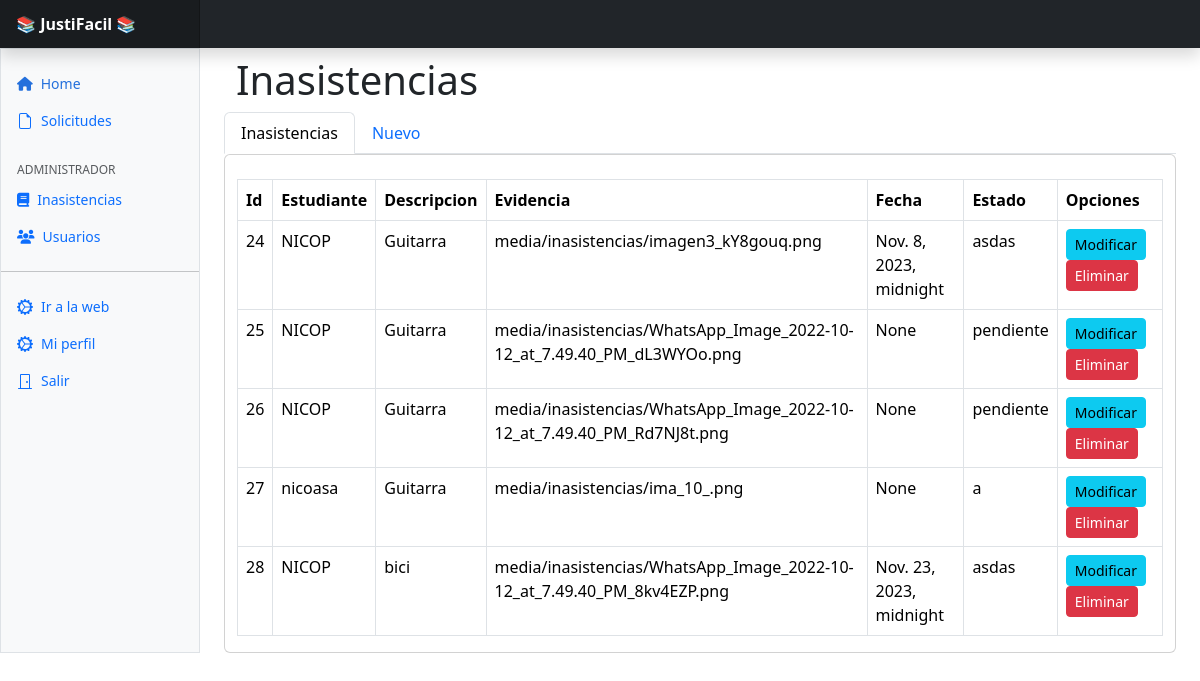
The app's page /administrador/inasistencia/, older data.
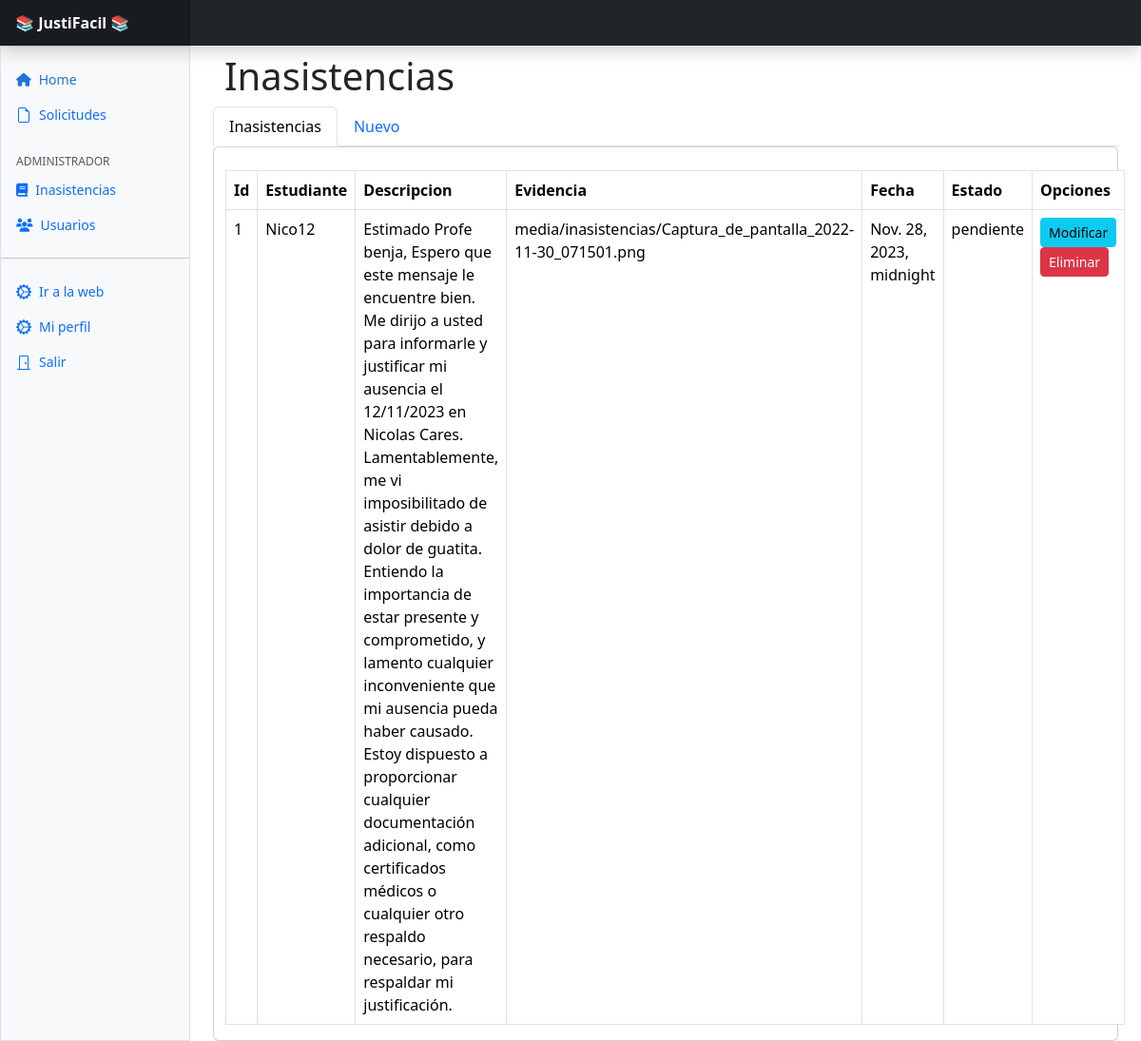
The same page, newer data.
### Inicio/models.py (models this page shows, shortened)
class Inasistencia(models.Model):
    estudiante =  models.ForeignKey('auth.User', on_delete=models.CASCADE)
    descripcion = models.CharField(max_length=300)
    imagen = models.ImageField(upload_to='media/inasistencias', null=True)
    fecha = models.DateTimeField(null=True)
    estado = models.CharField(max_length=10, choices=settings.ESTADOS, default='pendiente')

### Inicio/routes/viewsAdmin.py (the view)
# urls.py: path('administrador/inasistencia/', viewsAdmin.admin_lista_inasistencia, name='admin_lista_inasistencia'),
def admin_lista_inasistencia(request):
    inasistencias = Inasistencia.objects.all()
    return render(request, 'administrador/inasistencia/lista.html', {'inasistencias': inasistencias})

### Inicio/templates/administrador/inasistencia/lista.html (shortened to what this page needs)
{% extends 'layouts/admin/app.html' %}
{% load static %}
{% block contenido %}
  <div class="container">
    <div class="row">
      <h1 class="mt-2">Inasistencias</h1>
      <ul class="nav nav-tabs">
        <li class="nav-item">
          <a class="nav-link active" href="#">Inasistencias</a>
        </li>
        <li class="nav-item">
          <a class="nav-link" href="{% url 'admin_create_inasistencia' %}">Nuevo</a>
        </li>
      </ul>
      <div class="card">
        <table class="table table-bordered mt-4">
          <thead>
            <tr>
              <th scope="col">Id</th>
              <th scope="col">Estudiante</th>
              <th scope="col">Descripcion</th>
              <th scope="col">Evidencia</th>
              <th scope="col">Fecha</th>
              <th scope="col">Estado</th>
              <th scope="col">Opciones</th>
            </tr>
          </thead>
          <tbody>
            {% for inasistencia in inasistencias %}
              <tr>
                <td>{{ inasistencia.id }}</td>
                <td>{{ inasistencia.estudiante.username }}</td>
                <td>{{ inasistencia.descripcion }}</td>
                <td>{{ inasistencia.imagen }}</td>
                <td>{{ inasistencia.fecha }}</td>
                <td>{{ inasistencia.estado }}</td>
                <td>
                  <a href="{% url 'admin_edit_inasistencia' id=inasistencia.id %}" class="btn btn-info btn-sm">Modificar</a>
                  <a href="{% url 'admin_delete_inasistencia' id=inasistencia.id %}" class="btn btn-danger btn-sm">Eliminar</a>
                </td>
              </tr>
            {% endfor %}
          </tbody>
        </table>
      </div>
    </div>
  </div>
{% endblock %}

### Inicio/templates/layouts/admin/app.html (shortened to what this page needs)
{% extends 'layouts/admin/base.html' %}
{% load static %}
{% block css %}
  <link href="https://cdn.jsdelivr.net/npm/bootstrap-icons@1.10.5/font/bootstrap-icons.min.css" rel="stylesheet" />
  <link href="{% static 'css/admin.css' %}" rel="stylesheet" />
{% endblock %}
{% block app %}
  <header class="navbar sticky-top bg-dark flex-md-nowrap p-0 shadow" data-bs-theme="dark">
    <a class="navbar-brand col-md-3 col-lg-2 me-0 px-3 fs-6 text-white" href="#"><strong>📚 JustiFacil 📚</strong></a>
  </header>
  <div class="container-fluid">
    <div class="row">
      {% include 'layouts/admin/_menu.html' %}
      <main class="col-md-9 ms-sm-auto col-lg-10 px-md-4">
        {% block contenido %}
        {% endblock %}
      </main>
    </div>
  </div>
{% endblock %}

### Inicio/templates/layouts/admin/base.html (shortened to what this page needs)
{% load static %}
<!DOCTYPE html>
<html lang="en">
  <head>
    <link href="https://cdn.jsdelivr.net/npm/bootstrap@5.3.2/dist/css/bootstrap.min.css" rel="stylesheet" />
    <link rel="stylesheet" href="https://cdnjs.cloudflare.com/ajax/libs/font-awesome/6.4.2/css/all.min.css" />
    {% block css %}
    {% endblock %}
  </head>
  <body>
    {% block app %}
    {% endblock %}
  </body>
</html>

### Inicio/templates/layouts/admin/_menu.html (shortened to what this page needs)
<div class="sidebar border border-right col-md-3 col-lg-2 p-0 bg-body-tertiary">
  <div class="offcanvas-md offcanvas-start bg-body-tertiary" tabindex="-1" id="sidebarMenu" aria-labelledby="sidebarMenuLabel">
    <div class="offcanvas-body d-md-flex flex-column p-0 pt-lg-3 overflow-y-auto">
      <ul class="nav flex-column">
        <li class="nav-item">
          <a class="nav-link d-flex align-items-center gap-2 active" aria-current="page" href="{% url 'admin_index' %}"><div class="fas fa-home"></div>Home</a>
        </li>
        <li class="nav-item">
          <a class="nav-link d-flex align-items-center gap-2" href="#">
            <svg class="bi">
              <use xlink:href="#file-earmark" />
            </svg>Solicitudes
          </a>
        </li>
      </ul>
      <h6 class="sidebar-heading d-flex justify-content-between align-items-center px-3 mt-4 mb-1 text-body-secondary text-uppercase"><span>Administrador</span></h6>
      <ul class="nav flex-column mb-auto">
        <li class="nav-item">
          <a class="nav-link d-flex align-items-center gap-2" href="{% url 'admin_lista_inasistencia' %}">
            <i class="fa fa-book"></i>
            Inasistencias
          </a>
        </li>
        <li class="nav-item">
          <a class="nav-link d-flex align-items-center gap-2" href="{% url 'admin_lista_usuario' %}">
            <i class="fa fa-users"></i>
            Usuarios
          </a>
        </li>
      </ul>
      <hr class="my-3" />
      <ul class="nav flex-column mb-auto">
        <li class="nav-item">
          <a class="nav-link d-flex align-items-center gap-2" href="{% url 'home' %}">
            <svg class="bi">
              <use xlink:href="#gear-wide-connected" />
            </svg>Ir a la web
          </a>
        </li>
        <li class="nav-item">
          <a class="nav-link d-flex align-items-center gap-2" href="{% url 'logout' %}">
            <svg class="bi">
              <use xlink:href="#gear-wide-connected" />
            </svg>Mi perfil
          </a>
        </li>
        <li class="nav-item">
          <a class="nav-link d-flex align-items-center gap-2" href="{% url 'logout' %}">
            <svg class="bi">
              <use xlink:href="#door-closed" />
            </svg>Salir
          </a>
        </li>
      </ul>
    </div>
  </div>
</div>

### Inicio/templates/layouts/admin/app.html (style rules this page uses)
.bi { vertical-align: -0.125em; fill: currentColor; }

Row changes from the older to the newer data that the page shows:
removed Inasistencia: id "24", estudiante.username "NICOP", descripcion "Guitarra", imagen "media/inasistencias/imagen3_kY8gouq.png", fecha "Nov. 8, 2023, midnight", estado "asdas"
removed Inasistencia: id "25", estudiante.username "NICOP", descripcion "Guitarra", imagen "media/inasistencias/WhatsApp_Image_2022-10-12_at_7.49.40_PM_dL3WYOo.png", fecha "None", estado "pendiente"
removed Inasistencia: id "26", estudiante.username "NICOP", descripcion "Guitarra", imagen "media/inasistencias/WhatsApp_Image_2022-10-12_at_7.49.40_PM_Rd7NJ8t.png", fecha "None", estado "pendiente"
removed Inasistencia: id "27", estudiante.username "nicoasa", descripcion "Guitarra", imagen "media/inasistencias/ima_10_.png", fecha "None", estado "a"
removed Inasistencia: id "28", estudiante.username "NICOP", descripcion "bici", imagen "media/inasistencias/WhatsApp_Image_2022-10-12_at_7.49.40_PM_8kv4EZP.png", fecha "Nov. 23, 2023, midnight", estado "asdas"
added Inasistencia: id "1", estudiante.username "Nico12", descripcion "Estimado Profe benja, Espero que este mensaje le encuentre bien. Me dirijo a usted para informarle y justificar mi ausencia el 12/11/2023 en Nicolas Cares. Lamentablemente, me vi imposibilitado de asistir debido a dolor de guatita. Entiendo la importancia de estar presente y comprometido, y lamento cualquier inconveniente que mi ausencia pueda haber causado. Estoy dispuesto a proporcionar cualquier documentación adicional, como certificados médicos o cualquier otro respaldo necesario, para respaldar mi justificación.", imagen "media/inasistencias/Captura_de_pantalla_2022-11-30_071501.png", fecha "Nov. 28, 2023, midnight", estado "pendiente"
